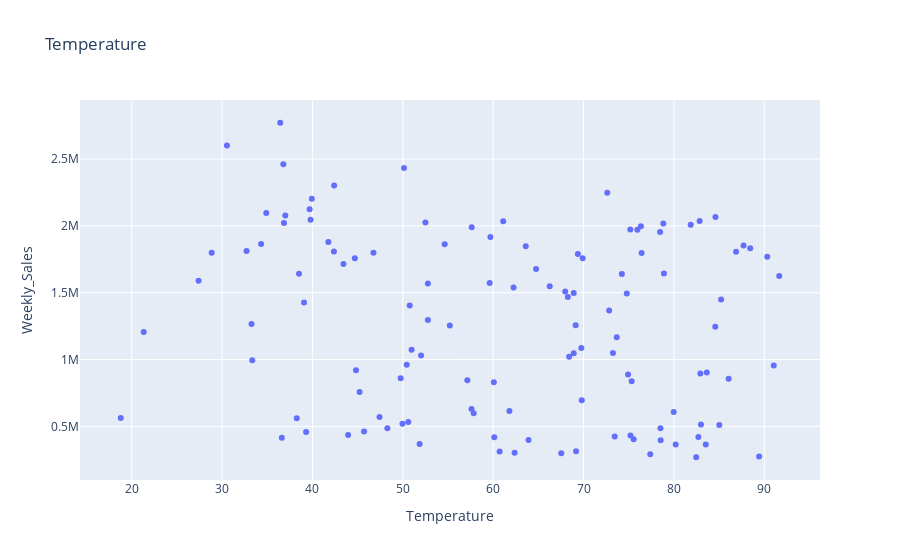

This figure's notebook cell:
### Code cell
px.scatter(df, x="Temperature",y="Weekly_Sales", title="Temperature")

### Figure 1 — Plotly figure (JSON) as saved in the notebook; plotly's stock layout.template omitted (floating-point values rounded to 4 significant figures; data arrays with more than 128 entries replaced by an {"elided": "..."} marker saying what was removed)
{"data": [{"hovertemplate": "Temperature=%{x}<br>Weekly_Sales=%{y}<extra></extra>", "legendgroup": "", "marker": {"color": "#636efa", "symbol": "circle"}, "mode": "markers", "name": "", "orientation": "v", "showlegend": false, "type": "scatter", "x": {"elided": "134 float values"}, "xaxis": "x", "y": {"elided": "134 float values"}, "yaxis": "y"}], "layout": {"legend": {"tracegroupgap": 0}, "title": {"text": "Temperature"}, "xaxis": {"anchor": "y", "domain": [0, 1], "title": {"text": "Temperature"}}, "yaxis": {"anchor": "x", "domain": [0, 1], "title": {"text": "Weekly_Sales"}}}}
